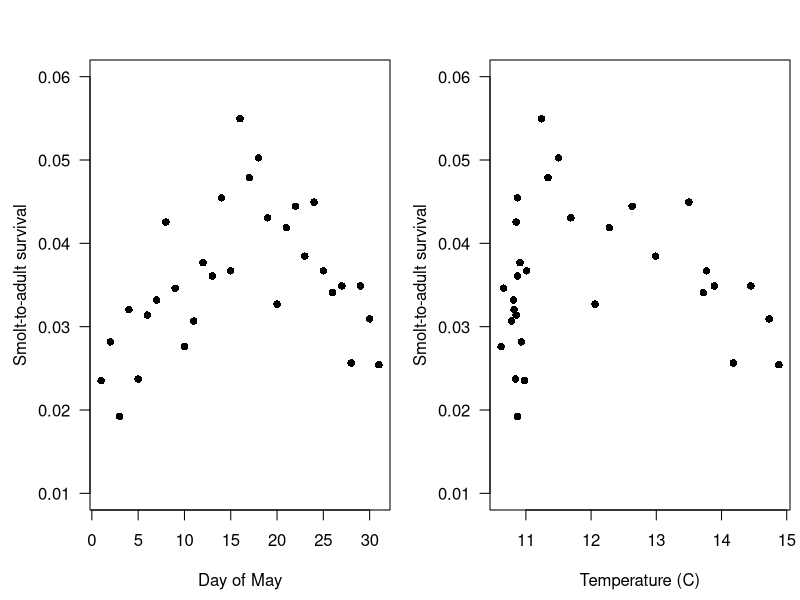
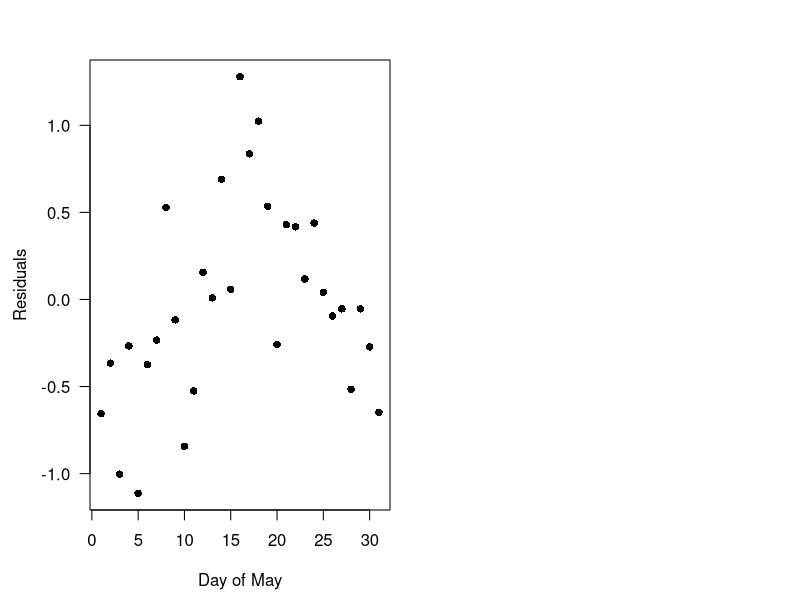
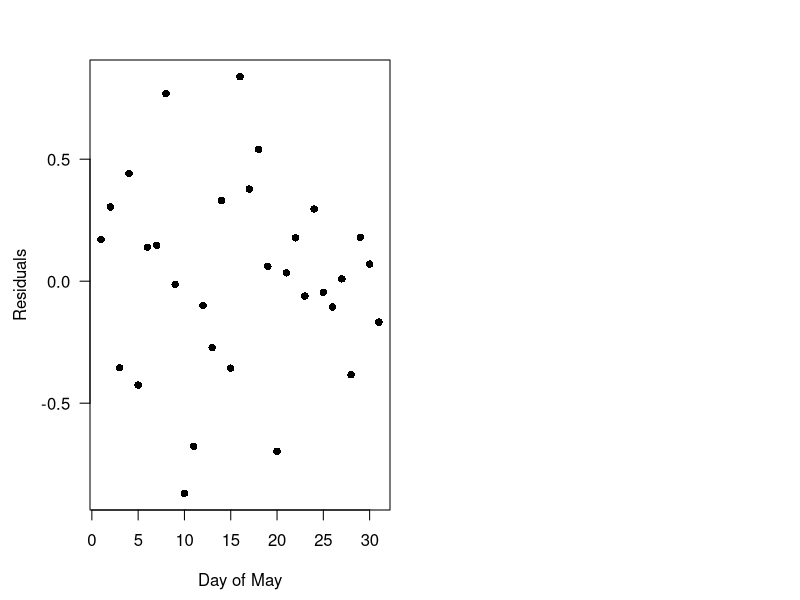
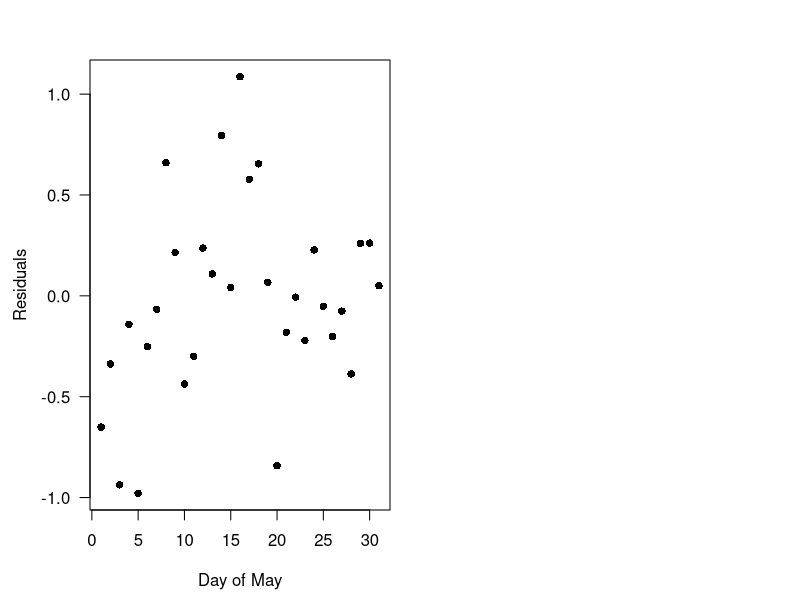
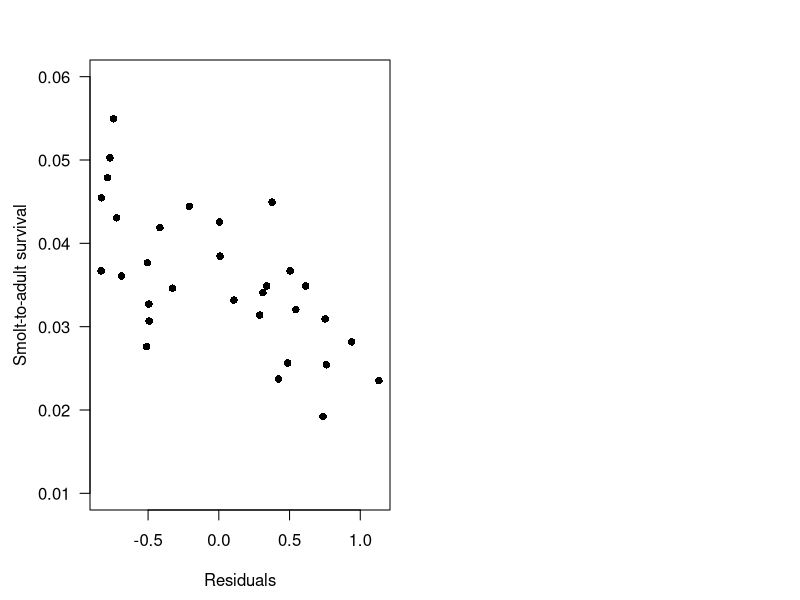
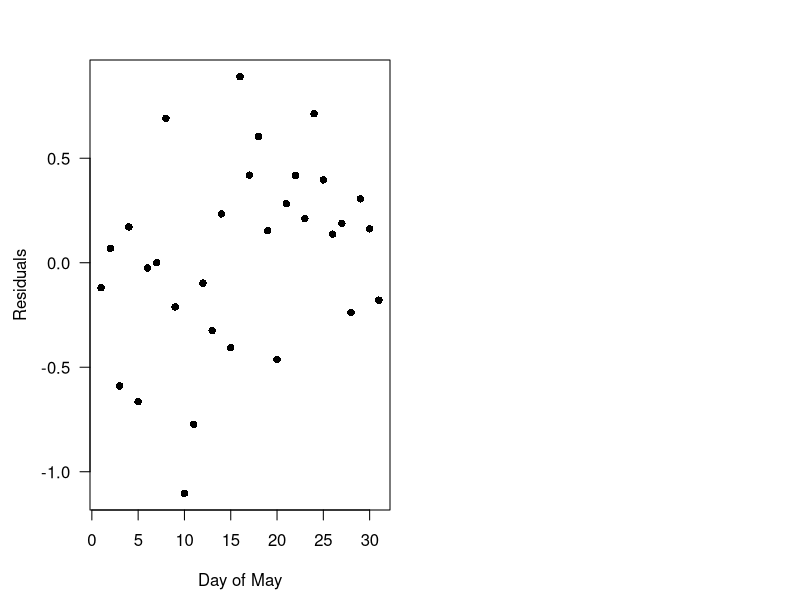
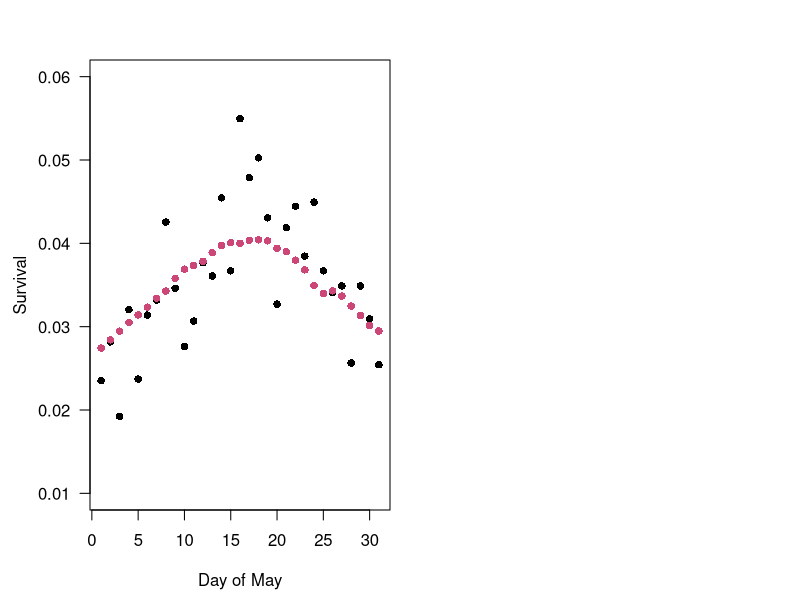
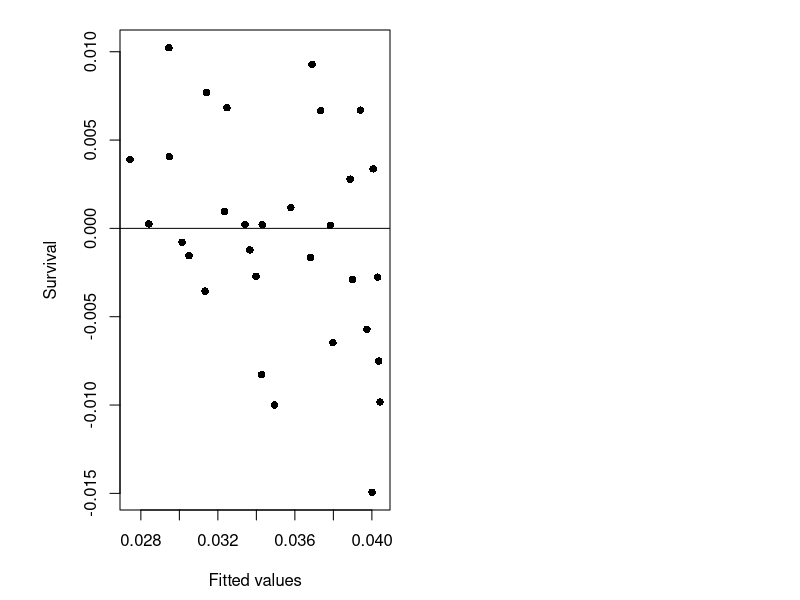

R code for these plots, in order:
## ---- chunk 1
knitr::opts_chunk$set(echo = TRUE, message = FALSE, fig.align = "center")
## ---- chunk 2
## get the data
dat <- read.csv("srss_chin_sar.csv")

## estimated survival by day
dat$sar <- dat$adults / dat$smolts

## plot SAR vs day
par(mfrow = c(1, 2),
    mai = c(0.9, 0.9, 0.6, 0.1),
    omi = c(0, 0, 0, 0))
plot(dat$day, dat$sar, las = 1, pch = 16, ylim = c(0.01, 0.06),
     ylab = "Smolt-to-adult survival", xlab = "Day of May")
plot(dat$temp, dat$sar, las = 1, pch = 16, ylim = c(0.01, 0.06),
     ylab = "Smolt-to-adult survival", xlab = "Temperature (C)")
## ---- chunk 3
## correlation between day and temp
cor(dat$day, dat$temp)
## ---- chunk 4
## logistic regression model with only an intercept
## format the response as cbind(successes, failures)
model_d <- glm(cbind(adults, smolts - adults) ~ 1, data = dat,
               family = binomial(link = "logit"))
## model summary
summary(model_d)

## R^2 via the deviances
nn <- nrow(dat)
DM <- model_d$deviance
D0 <- model_d$null.deviance
# R^2
R2_d <- (1 - exp((DM - D0) / nn)) / (1 - exp(-D0 / nn))
## ---- chunk 5
## estimated mean survival
## option 1
mean(sar_hat_1 <- fitted(model_d))

## option 2
## linear predictor
eta <- predict(model_d, type = "link")
## mean response
mean(sar_hat_2 <- 1 / (1 + exp(-eta)))
## ---- chunk 6
## plot model 1 residuals vs day
par(mai = c(0.9, 0.9, 0.6, 0.1),
    omi = c(0, 0, 0, 0))
plot(dat$day, residuals(model_d), las = 1, pch = 16,
     ylab = "Residuals", xlab = "Day of May")
## ---- chunk 7
## logistic regression model with day and day^2
## format the response as cbind(successes, failures)
model_e <- glm(cbind(adults, smolts - adults) ~ day + I(day^2), data = dat,
               family = binomial(link = "logit"))
## model summary
summary(model_e)

## R^2 via the deviances
DM <- model_e$deviance
D0 <- model_e$null.deviance
# R^2
R2_e <- (1 - exp((DM - D0) / nn)) / (1 - exp(-D0 / nn))
## ---- chunk 8
## plot model 1 residuals vs day
par(mai = c(0.9, 0.9, 0.6, 0.1),
    omi = c(0, 0, 0, 0))
plot(dat$day, residuals(model_e), las = 1, pch = 16,
     ylab = "Residuals", xlab = "Day of May")
## ---- chunk 9
## logistic regression model with temp and temp^2
## format the response as cbind(successes, failures)
model_f <- glm(cbind(adults, smolts - adults) ~ temp + I(temp^2), data = dat,
               family = binomial(link = "logit"))
## model summary
summary(model_f)

## R^2 via the deviances
DM <- model_f$deviance
D0 <- model_f$null.deviance
# R^2
R2_f <- (1 - exp((DM - D0) / nn)) / (1 - exp(-D0 / nn))
## ---- chunk 10
## plot model 1 residuals vs day
par(mai = c(0.9, 0.9, 0.6, 0.1),
    omi = c(0, 0, 0, 0))
plot(dat$day, residuals(model_f), las = 1, pch = 16,
     ylab = "Residuals", xlab = "Day of May")
## ---- chunk 11
## linear regression of temp vs day
model_g <- lm(temp ~ day, data = dat)
## model residuals
resids_g <- residuals(model_g)

## plot survival vs residuals
par(mai = c(0.9, 0.9, 0.6, 0.1),
    omi = c(0, 0, 0, 0))
plot(resids_g, dat$sar, las = 1, pch = 16, ylim = c(0.01, 0.06),
     ylab = "Smolt-to-adult survival", xlab = "Residuals")
## ---- chunk 12
## logistic regression model with residuals
## format the response as cbind(successes, failures)
model_h <- glm(cbind(adults, smolts - adults) ~ resids_g, data = dat,
               family = binomial(link = "logit"))
## model summary
summary(model_h)

## R^2 via the deviances
DM <- model_h$deviance
D0 <- model_h$null.deviance
# R^2
R2_h <- (1 - exp((DM - D0) / nn)) / (1 - exp(-D0 / nn))
## ---- chunk 13
## plot model 1 residuals vs day
par(mai = c(0.9, 0.9, 0.6, 0.1),
    omi = c(0, 0, 0, 0))
plot(dat$day, residuals(model_h), las = 1, pch = 16,
     ylab = "Residuals", xlab = "Day of May")
## ---- chunk 14
## use kable for table formatting
library(kableExtra)

## table of aic values
tbl_aic <- data.frame(Model = rep(NA, 4), k = rep(NA, 4), AICc = rep(NA, 4),
                      deltaAICc = rep(NA, 4), "AIC weight" = rep(NA, 4), ER = rep(NA, 4),
                      check.names = FALSE)
colnames(tbl_aic)[c(2,4)] <- c("$k$", "$\\Delta$AICc")
## model names
tbl_aic[,1] <- c("intercept only", "day + day$^2$",
                 "temp + temp$^2$", "day-temp residuals")
## number of params & AIC values
tbl_aic[,2:3] <- AIC(model_d, model_e, model_f, model_h)
## convert AIC to AICc
tbl_aic[,3] <- tbl_aic[,3] + (2 * tbl_aic[,2] * (tbl_aic[,2] + 1)) /
  (nn - tbl_aic[,2] - 1)
## delta-AIC values
tbl_aic[,4] <- tbl_aic[,3] - min(tbl_aic[,3])
## Akaike weights
tbl_aic[,5] <- exp(-0.5 * tbl_aic[,4]) / sum(exp(-0.5 * tbl_aic[,4]))
## evidence ratios
tbl_aic[,6] <- exp(0.5 * tbl_aic[,4])
## print table
kbl(tbl_aic[order(tbl_aic[,"AICc"]),-3], align = "lcccc",
      digits = c(NA, 1, 1, 3, 1), row.names = FALSE,
      escape = FALSE, linesep = "", booktabs = TRUE,
      caption = "Model selection results based upon AICc;
      $k$ is the number of parameters in the model
      and ER is the evidence ratio.\\\\") |>
  kable_styling(position = "center", latex_options = "hold_position")
## ---- chunk 15
## get model-averaged results
fits <- matrix(NA, nrow = nn, ncol= 4)
fits[,1] <- fitted(model_d)
fits[,2] <- fitted(model_e)
fits[,3] <- fitted(model_f)
fits[,4] <- fitted(model_h)
ma_fits <- fits %*% matrix(tbl_aic[,"AIC weight"], 4, 1)

## plot model 1 residuals vs day
par(mai = c(0.9, 0.9, 0.6, 0.1),
    omi = c(0, 0, 0, 0))
plot(dat$day, dat$sar, las = 1, pch = 16, ylim = c(0.01, 0.06),
     ylab = "Survival", xlab = "Day of May")
points(dat$day, ma_fits, pch = 16,
       col = viridis::plasma(1, 1, 0.5, 0.5))
## ---- chunk 16
## residuals
ma_res <- ma_fits - dat$sar

## plot residuals vs fitted
par(mai = c(0.9, 1.2, 0.3, 0.1),
    omi = c(0, 0, 0, 0))
plot(ma_fits, ma_res, pch = 16,
     ylab = "Survival", xlab = "Fitted values")
abline(h = 0)

## QQ plot
par(mai = c(0.9, 0.9, 0.3, 0.1),
    omi = c(0, 0, 0, 0))
qqnorm(ma_res, pch = 16)
qqline(ma_res)

## ACF plot
par(mai = c(0.9, 0.9, 0.3, 0.1),
    omi = c(0, 0, 0, 0))
acf(ma_res)
